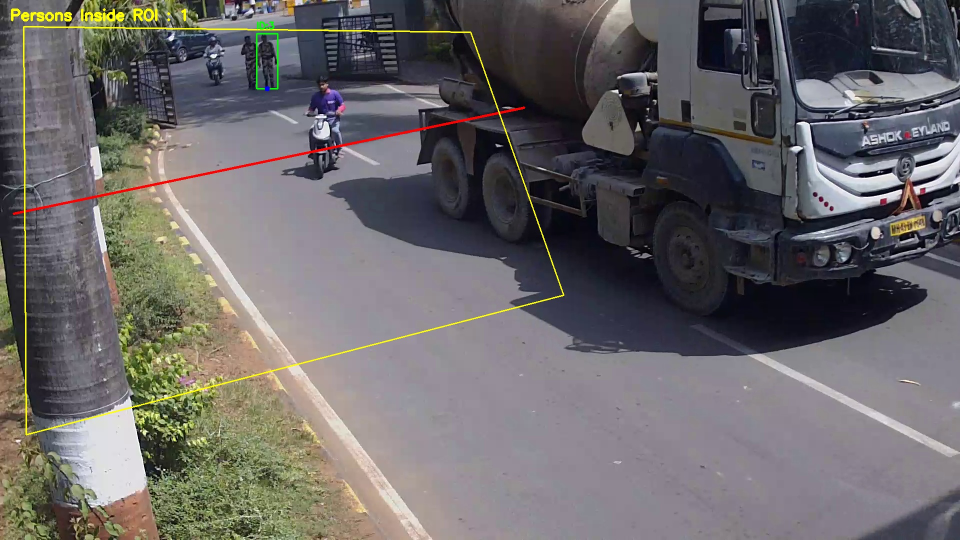
#> input picture media/alerts/8322f3fd-26de-4730-9776-6d3f01371f25/pedestrian_1.jpg, 1920 x 1080 px (shown at 1/2 size)
$ python -i preprocessing.py   (imports and definitions only)
#> lines starting #> are read from the running program, lines starting #| are printed output that depends on the picture
import cv2
import numpy as np


def deskew_simple(gray, canny_low=50, canny_high=150, angle_limit=20):
    edges = cv2.Canny(gray, canny_low, canny_high)

    lines = cv2.HoughLines(
        edges,
        1,
        np.pi / 180,
        threshold=80
    )

    angle = 0

    if lines is not None:
        angles = []
        for rho, theta in lines[:, 0]:
            deg = (theta * 180.0 / np.pi) - 90
            if -angle_limit < deg < angle_limit:
                angles.append(deg)
        if angles:
            angle = float(np.median(angles))

    h, w = gray.shape
    M = cv2.getRotationMatrix2D((w // 2, h // 2), angle, 1.0)

    rotated = cv2.warpAffine(
        gray,
        M,
        (w, h),
        flags=cv2.INTER_CUBIC,
        borderMode=cv2.BORDER_REPLICATE
    )

    return rotated


def light_preprocess(img):
    h, w = img.shape[:2]

    if h < 40:
        scale = max(2, int(48 / max(h, 1)))
        img = cv2.resize(
            img,
            None,
            fx=scale,
            fy=scale,
            interpolation=cv2.INTER_CUBIC
        )

    gray = cv2.cvtColor(img, cv2.COLOR_BGR2GRAY)
    gray = cv2.GaussianBlur(gray, (3, 3), 0)
    gray = deskew_simple(gray)

    blur = cv2.GaussianBlur(gray, (0, 0), 1.0)
    gray = cv2.addWeighted(gray, 1.2, blur, -0.2, 0)

    return cv2.cvtColor(gray, cv2.COLOR_GRAY2BGR)

>>> import cv2
>>> picture = cv2.imread('../../media/alerts/8322f3fd-26de-4730-9776-6d3f01371f25/pedestrian_1.jpg')
#> picture is the input picture: shape (1080, 1920, 3); mean B, G, R 104.1, 103.5, 106.9
>>> result = light_preprocess(picture)
#> in light_preprocess, `gray = cv2.cvtColor(img, cv2.COLOR_BGR2GRAY)`:
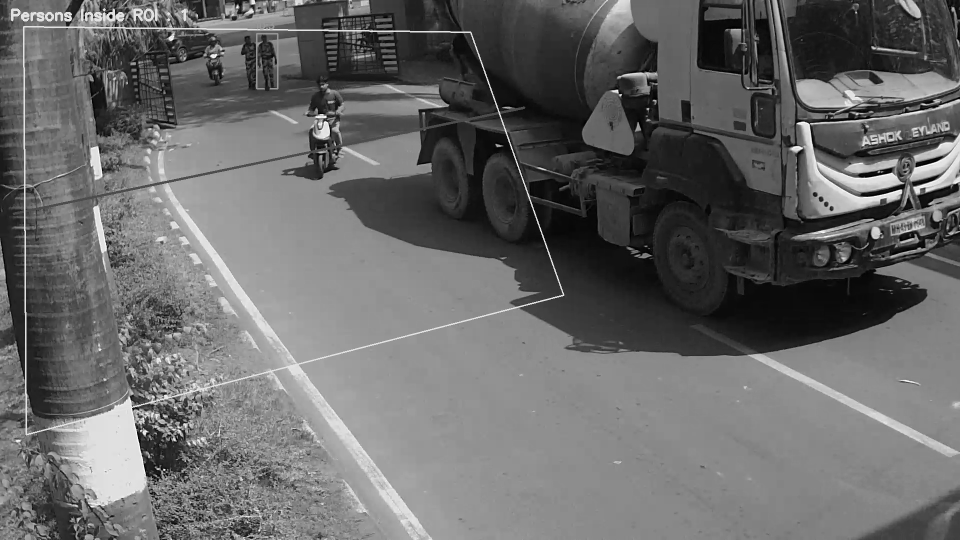
#> gray: shape (1080, 1920) (shown at 1/2 size); min 0, max 255, mean 104.6
#> in deskew_simple, `edges = cv2.Canny(gray, canny_low, canny_high)`:
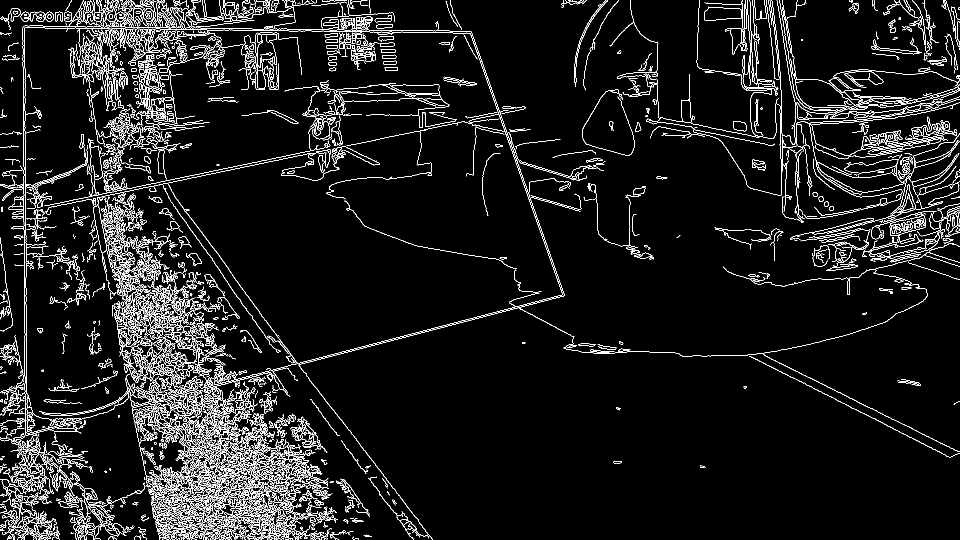
#> edges: shape (1080, 1920) (shown at 1/2 size); 6.8% white in thin lines or dots
#> the loop in deskew_simple, `for rho, theta in lines[:, 0]:` made 24888 passes
#> (rho, theta, deg) on passes 1 to 3: (-47, 2.04, 27), (850, 1.33, -14), (50, 1.59, 1)
#> after the loop in deskew_simple, `for rho, theta in lines[:, 0]:`: angles = 6287 values, max 20 at index 656, min -19 at index 24, mean 0.23
#> in deskew_simple, `angle = float(np.median(angles))`: angle = 2.5e-06
#> in deskew_simple, `M = cv2.getRotationMatrix2D((w // 2, h // 2), angle, 1.0)`: M = [[1, 4.37e-08, -2.36e-05], [-4.37e-08, 1, 4.2e-05]]

$ run again, on media/alerts/8322f3fd-26de-4730-9776-6d3f01371f25/pedestrian_54.jpg
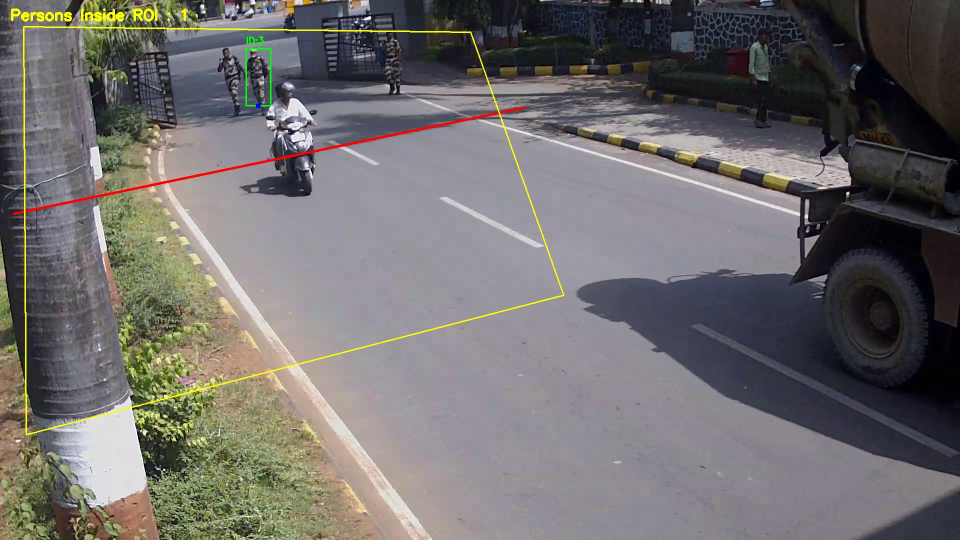
#> input picture media/alerts/8322f3fd-26de-4730-9776-6d3f01371f25/pedestrian_54.jpg, 1920 x 1080 px (shown at 1/2 size)
#> picture is the input picture: shape (1080, 1920, 3); mean B, G, R 108.5, 109.3, 112.4
#> in light_preprocess, `gray = cv2.cvtColor(img, cv2.COLOR_BGR2GRAY)`:
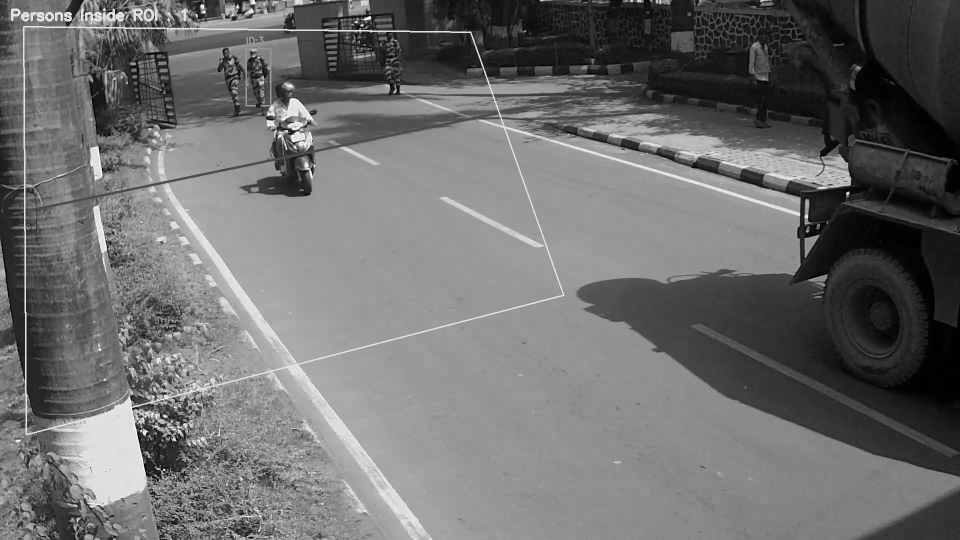
#> gray: shape (1080, 1920) (shown at 1/2 size); min 0, max 255, mean 110.1
#> in deskew_simple, `edges = cv2.Canny(gray, canny_low, canny_high)`:
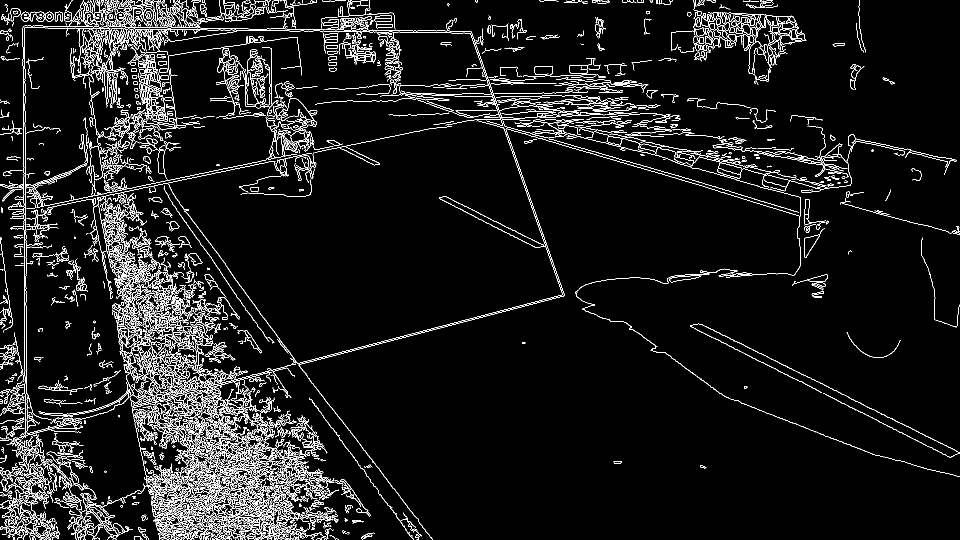
#> edges: shape (1080, 1920) (shown at 1/2 size); 6.5% white in thin lines or dots
#> the loop in deskew_simple, `for rho, theta in lines[:, 0]:` made 22922 passes
#> (rho, theta, deg) on passes 1 to 3: (-36, 1.85, 16), (-46, 2.04, 27), (50, 1.59, 1)
#> after the loop in deskew_simple, `for rho, theta in lines[:, 0]:`: angles = 6193 values, max 20 at index 562, min -19 at index 622, mean 0.00694
#> angle = 2.5e-06
#> M = [[1, 4.37e-08, -2.36e-05], [-4.37e-08, 1, 4.2e-05]]
